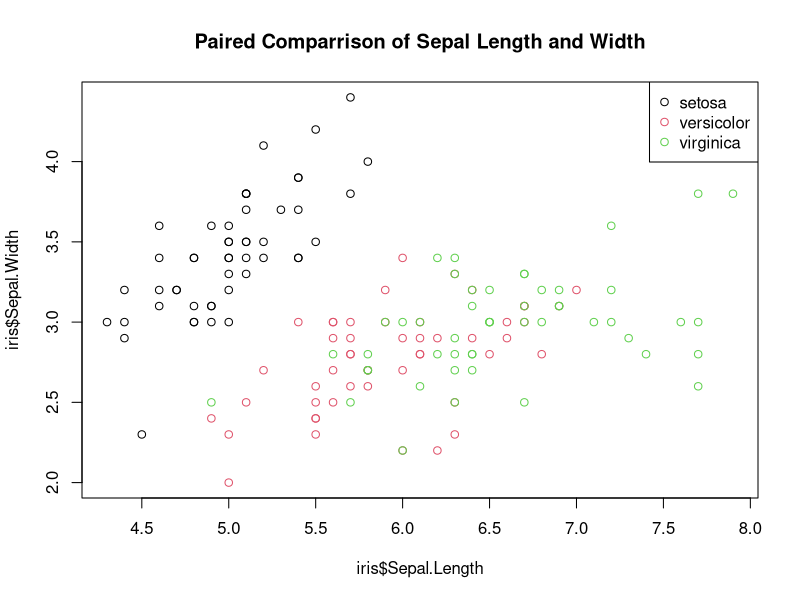
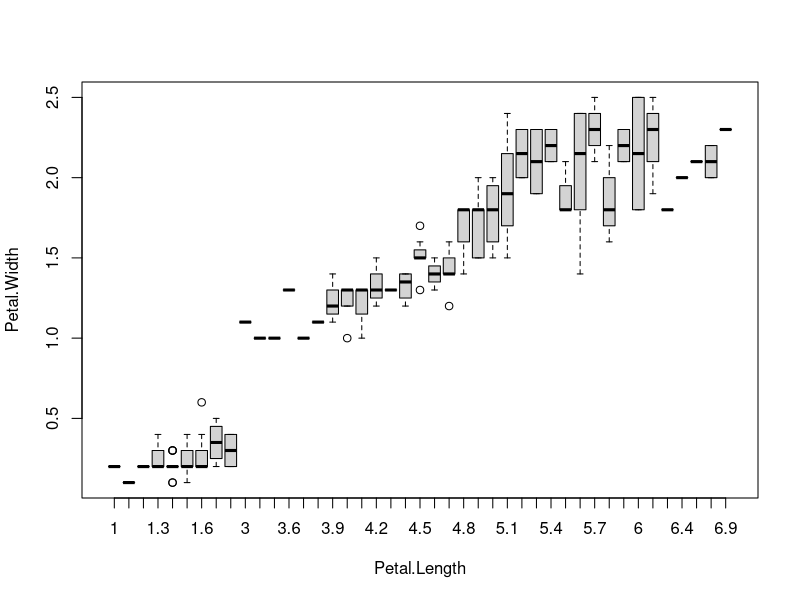
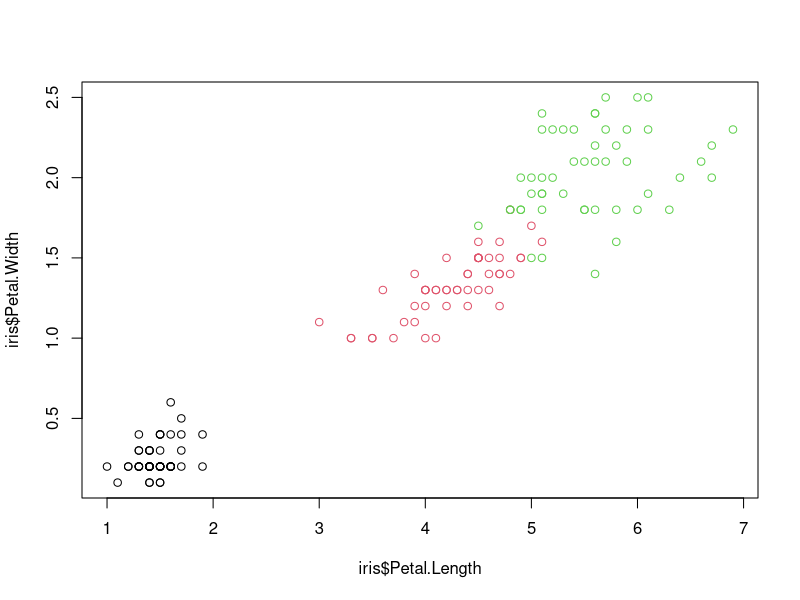
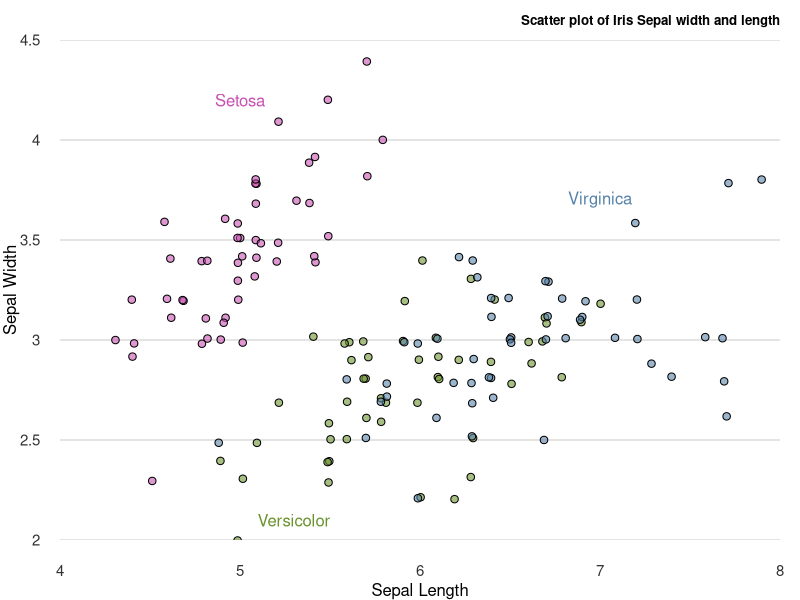

R code for these plots, in order:
# Publication Quality Base R Graphics
# Test data set 
browseURL("https://www.r-bloggers.com/styling-base-r-graphics/") # guide 

# A: Standard base R Scatter Plot 

?iris # 3 species of iris: Setosa, Versicolor, Virginica 
plot(iris$Sepal.Length, iris$Sepal.Width, col = 
       iris$Species)
legend("topright", legend = levels(iris$Species), col = 1:3, pch = 21)
title("Paired Comparrison of Sepal Length and Width")



# How do I know which species is which based on the color? 
# Lol, nice attempt but the next line of code will give me this info
?boxplot()
boxplot(Petal.Width ~ Petal.Length, data = iris)

mean(iris$Petal.Length, col=iris$Species)


# My scatter plot with petal lenght and width 
plot(iris$Petal.Length, iris$Petal.Width, col = 
       iris$Species)


# Problem: there may be some points in the scatter plot sitting on top of each other 
# Fixing the problem - jiggle points (move them around) using jitter() function 
iris$Sepal.Length = jitter(iris$Sepal.Length)
iris$Sepal.Width = jitter(iris$Sepal.Width)

# Select nicer colors with palette from "I want hue" website 
alpha = 150  # Transparent points
palette(c(rgb(200, 79, 178, alpha = alpha, maxColorValue = 255),
          rgb(105, 147, 45, alpha = alpha, maxColorValue = 255),
          rgb(85, 130, 169, alpha = alpha, maxColorValue = 255)))

# Using par() function, alter some plot characteristics 
par(mar = c(3, 3, 2, 1),  # Dist from plot to side of page
    mgp = c(2, 0.4, 0), # Dist plot to label
    las = 1, # Rotate y-axis text
    tck = -.01, # Reduce tick length 
    xaxs = "i", yaxs = "i") # Remove plot padding 

# Plot the function itself with the plot() function
plot(iris$Sepal.Length, iris$Sepal.Width,
     bg = iris$Species, # Fill color
     pch = 21, # Shape: circles that can be filed 
     xlab = "Sepal Length", ylab = "Sepal Width", # x-axis labels
     axes = FALSE, # Don't plot axes
     frame.plot = FALSE, # Remove the frame 
     xlim = c(4,8), ylim = c(2, 4.5), # Limits
     panel.first = abline(h = seq(2, 4.5, 0.5), col = "grey80"))

# Add x-axis tick marks 
at = pretty(iris$Sepal.Length)
mtext(side = 1, text = at, at = at,
      col = "grey20", line = 1, cex = 0.9)

# Add y-axis tick marks
at = pretty(iris$Sepal.Width)
mtext(side = 2, text = at, at = at, col = "grey20", line = 1, cex = 0.9)

# Create the legend 
text(5, 4.2, "Setosa", col = rgb(200, 79, 178, 
maxColorValue = 255))
text(5.3, 2.1, "Versicolor", col = rgb(105, 147, 45,
maxColorValue = 255))
text(7, 3.7, "Virginica", col = rgb(85, 130, 169, 
maxColorValue = 255))

# Plot the title
title("Scatter plot of Iris Sepal width and length", adj = 1,
      cex.main = 0.8, font.main = 2, col.main = "black")

dev.off()

